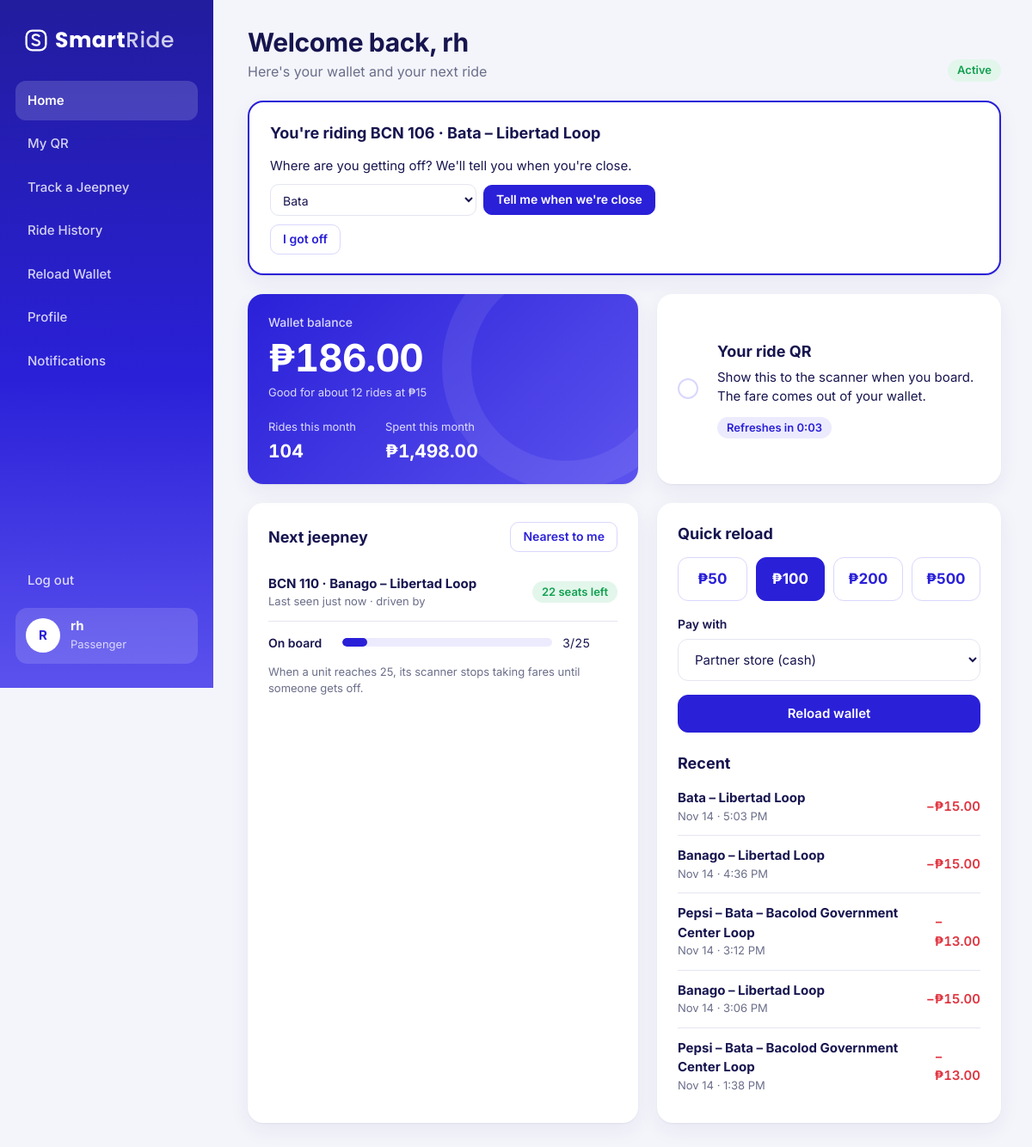
/controllers/passenger_home.php (signed in), run on the app's committed database.
### tables this page shows
CREATE TABLE wallets (
  wallet_id   INT UNSIGNED NOT NULL AUTO_INCREMENT,
  user_id     INT UNSIGNED NOT NULL,
  qr_token    CHAR(32) NOT NULL,
  balance     DECIMAL(10,2) NOT NULL DEFAULT 0,
  status      ENUM('active','frozen') NOT NULL DEFAULT 'active',
  updated_at  DATETIME NOT NULL,
  PRIMARY KEY (wallet_id),
  UNIQUE KEY uq_wallet_user (user_id),
  CONSTRAINT fk_wallets_user FOREIGN KEY (user_id) REFERENCES users (user_id)
);

CREATE TABLE fare_transactions (
  txn_id      INT UNSIGNED NOT NULL AUTO_INCREMENT,
  wallet_id   INT UNSIGNED NOT NULL,
  trip_id     INT UNSIGNED NOT NULL,
  amount      DECIMAL(6,2) NOT NULL,
  status      ENUM('paid','blocked_full','blocked_balance','blocked_frozen') NOT NULL,
  scanned_at  DATETIME NOT NULL,
  dest_stop_id    INT UNSIGNED NULL,               
  arrival_sent_at DATETIME NULL,                   
  alighted_at     DATETIME NULL,                   
  PRIMARY KEY (txn_id),
  KEY idx_fares_wallet (wallet_id, scanned_at),
  KEY idx_fares_trip (trip_id),
  KEY idx_fares_time (scanned_at),
  CONSTRAINT fk_fares_wallet FOREIGN KEY (wallet_id) REFERENCES wallets (wallet_id),
  CONSTRAINT fk_fares_trip FOREIGN KEY (trip_id) REFERENCES trips (trip_id),
  CONSTRAINT fk_fares_stop FOREIGN KEY (dest_stop_id) REFERENCES route_stops (stop_id) ON DELETE SET NULL
);

CREATE TABLE jeepneys (
  unit_id      SMALLINT UNSIGNED NOT NULL AUTO_INCREMENT,
  operator_id  INT UNSIGNED NOT NULL,
  route_id     SMALLINT UNSIGNED NULL,              
  unit_code    VARCHAR(20) NOT NULL,
  plate_no     VARCHAR(20) NOT NULL,
  capacity     TINYINT UNSIGNED NOT NULL DEFAULT 25,
  status       ENUM('active','breakdown','offline') NOT NULL DEFAULT 'active',
  simulated    TINYINT(1) NOT NULL DEFAULT 0,       
  PRIMARY KEY (unit_id),
  UNIQUE KEY uq_unit_code (unit_code),
  KEY idx_units_route (route_id),
  CONSTRAINT fk_jeepneys_operator FOREIGN KEY (operator_id) REFERENCES users (user_id),
  CONSTRAINT fk_jeepneys_route FOREIGN KEY (route_id) REFERENCES routes (route_id) ON DELETE SET NULL
);

CREATE TABLE routes (
  route_id     SMALLINT UNSIGNED NOT NULL AUTO_INCREMENT,
  route_name   VARCHAR(100) NOT NULL,               
  short_name   VARCHAR(40) NOT NULL,                
  origin       VARCHAR(60) NOT NULL,
  destination  VARCHAR(60) NOT NULL,
  base_fare    DECIMAL(6,2) NOT NULL,
  color        CHAR(7) NOT NULL DEFAULT '#2A20D8',  
  PRIMARY KEY (route_id)
);

### views/passenger/home.php (the view, shortened to what the rows shown need)
<?php include '../views/partials/dashboard_top.php'; ?>
<?php page_head('Welcome back, ' . first_name($_SESSION['full_name']), "Here's your wallet and your next ride", pill($wallet['status'] === 'active' ? 'active' : 'frozen')); ?>
<?php if ($current_ride): ?>
<div class="card ride-card">
    <div class="head"><h3 style="margin:0"><?= icon('bus') ?> You're riding <?= e($current_ride['unit_code']) ?> · <?= e($current_ride['route_name']) ?></h3></div>
    <?php if ($current_ride['dest_name'] && $current_ride['arrival_sent_at']): ?>
        <p>You're almost at <b><?= e($current_ride['dest_name']) ?></b>. Get ready to get off, then tap <b>I got off</b>.</p>
    <?php else: ?>
        <p>Where are you getting off? We'll tell you when you're close.</p>
    <?php endif; ?>
    <form class="inline-form" method="post" action="passenger_home.php" style="margin-top:10px;flex-wrap:wrap">
        <select class="input" id="stop_id" name="stop_id" style="min-width:240px">
            <?php foreach ($ride_stops as $stop): ?>
                <option value="<?= (int) $stop['stop_id'] ?>" <?= (int) $current_ride['dest_stop_id'] === (int) $stop['stop_id'] ? 'selected' : '' ?>><?= e($stop['name']) ?></option>
            <?php endforeach; ?>
        </select>
        <button class="btn sm" type="submit"><?= icon('pin') ?><?= $current_ride['dest_name'] ? 'Change drop-off' : 'Tell me when we\'re close' ?></button>
    </form>
    <form method="post" action="passenger_home.php" style="margin-top:10px" data-confirm="Did you get off <?= e($current_ride['unit_code']) ?>?">
        <button class="btn sm <?= $current_ride['arrival_sent_at'] ? '' : 'ghost' ?>" type="submit"><?= icon('check') ?>I got off</button>
    </form>
</div>
<?php endif; ?>
<div class="row cols-main">
    <div class="card balance stat-card">
        <div class="label">Wallet balance</div>
        <div class="value"><?= peso($wallet['balance']) ?></div>
        <div class="sub">Good for about <?= (int) floor($wallet['balance'] / 15) ?> rides at ₱15</div>
        <div class="mini">
            <div><span class="sub">Rides this month</span><b class="num"><?= (int) $month['rides'] ?></b></div>
            <div><span class="sub">Spent this month</span><b class="num"><?= peso($month['spent']) ?></b></div>
        </div>
    </div>
</div>
<div class="row cols-main">
    <div class="card">
        <div class="head"><h3>Next jeepney</h3><a class="btn sm ghost" href="passenger_track.php?locate=1"><?= icon('locate') ?>Nearest to me</a></div>
        <?php if ($next): ?>
            <?php $load = min(100, round($next['onboard'] / max(1, $next['capacity']) * 100)); ?>
            <div class="list-row">
                <div class="who"><b><?= e($next['unit_code']) ?> · <?= e($next['route_name']) ?></b><span>Last seen <?= e($next['seen']) ?> · driven by <?= e(first_name($next['driver_name'])) ?></span></div>
                <?php if ($next['seats_left'] > 0): ?>
                    <span class="pill pill-green"><?= (int) $next['seats_left'] ?> seats left</span>
                <?php else: ?>
                    <span class="pill pill-amber">Full</span>
                <?php endif; ?>
            </div>
            <div class="bars" style="margin-top:14px">
                <div class="bar-row"><b>On board</b><div class="bar"><i class="<?= $next['seats_left'] == 0 ? 'full' : '' ?>" style="width:<?= $load ?>%"></i></div><span class="num"><?= (int) $next['onboard'] ?>/<?= (int) $next['capacity'] ?></span></div>
            </div>
            <p class="hint" style="margin-top:14px">When a unit reaches <?= (int) $next['capacity'] ?>, its scanner stops taking fares until someone gets off.</p>
        <?php else: ?>
            <p class="empty">No SmartRide units are on the road right now.</p>
        <?php endif; ?>
    </div>
    <div class="card">
        <?php foreach ($recent as $r): ?>
            <div class="list-row">
                <?php if ($r['status'] === 'reload'): ?>
                    <div class="who"><b><?= e($r['label']) ?></b><span><?= e(fmt_date($r['when'], 'M j · g:i A')) ?></span></div>
                    <span class="num amt-plus">+<?= peso($r['amount']) ?></span>
                <?php elseif ($r['status'] === 'paid'): ?>
                    <div class="who"><b><?= e($r['label']) ?></b><span><?= e(fmt_date($r['when'], 'M j · g:i A')) ?></span></div>
                    <span class="num amt-minus">−<?= peso($r['amount']) ?></span>
                <?php else: ?>
                    <div class="who"><b><?= e($r['label']) ?></b><span><?= e(fmt_date($r['when'], 'M j · g:i A')) ?> · <?= strip_tags(pill($r['status'])) ?></span></div>
                    <span class="num muted">₱0.00</span>
                <?php endif; ?>
            </div>
        <?php endforeach; ?>
    </div>
</div>
<?php include '../views/partials/dashboard_bottom.php'; ?>

### includes/functions.php (shortened to what the rows shown need)
<?php
function e($value)
{
    return htmlspecialchars((string) ($value ?? ''), ENT_QUOTES, 'UTF-8');
}
function peso($amount, $decimals = 2)
{
    return '₱' . number_format((float) $amount, $decimals);
}
function time_ago($datetime)
{
    if (!$datetime) {
        return 'never';
    }
    $diff = time() - strtotime($datetime);
    if ($diff < 86400) return floor($diff / 3600) . ' hr ago';
    return floor($diff / 86400) . ' days ago';
}
function fmt_date($datetime, $format = 'M j, Y')
{
    return $datetime ? date($format, strtotime($datetime)) : '—';
}
function pill($status)
{
    $labels = [
        'paid'            => ['green', 'Paid'],
        'blocked_full'    => ['amber', 'Blocked · full'],
        'blocked_balance' => ['red', 'Blocked · low balance'],
        'blocked_frozen'  => ['red', 'Blocked · QR frozen'],
        'active'          => ['green', 'Active'],
        'breakdown'       => ['red', 'Breakdown'],
        'offline'         => ['gray', 'Offline'],
        'inactive'        => ['gray', 'Deactivated'],
        'frozen'          => ['red', 'Frozen'],
        'on_trip'         => ['green', 'On a trip'],
        'parked'          => ['brand', 'Parked'],
        'reload'          => ['brand', 'Reload'],
    ];
    $tone = 'gray';
    $label = ucfirst($status);
    if (isset($labels[$status])) {
        $tone = $labels[$status][0];
        $label = $labels[$status][1];
    }
    return '<span class="pill pill-' . $tone . '">' . e($label) . '</span>';
}
function page_head($heading, $sub = '', $tools = '')
{
    echo '<div class="page-head">';
    echo '<div style="display:flex;gap:14px;align-items:center;min-width:0">';
    echo '<div style="min-width:0"><h1>' . e($heading) . '</h1>';
    echo '</div></div>';
    if ($tools !== '') {
        echo '<div class="tools">' . $tools . '</div>';
    }
    echo '</div>';
}

### data on the page
wallets: status "Active", balance "₱186.00", floor($wallet['balance']/15) "12"
fare_transactions: jeepneys.unit_code "BCN 106", routes.route_name "Bata – Libertad Loop", scanned_at "Nov 14 · 5:03 PM", amount "₱15.00"
jeepneys: unit_code "BCN 110", capacity "25"
routes: route_name "Banago – Libertad Loop"
fare_transactions: routes.route_name "Banago – Libertad Loop", scanned_at "Nov 14 · 4:36 PM", amount "₱15.00"
fare_transactions: routes.route_name "Pepsi – Bata – Bacolod Government Center Loop", scanned_at "Nov 14 · 3:12 PM", amount "₱13.00"
fare_transactions: routes.route_name "Banago – Libertad Loop", scanned_at "Nov 14 · 3:06 PM", amount "₱15.00"
fare_transactions: routes.route_name "Pepsi – Bata – Bacolod Government Center Loop", scanned_at "Nov 14 · 1:38 PM", amount "₱13.00"

### other printed values
$item[2] "Home"
$item[2] "My QR"
$item[2] "Track a Jeepney"
$item[2] "Ride History"
$item[2] "Reload Wallet"
$item[2] "Profile"
$item[2] "Notifications"
initials($my_name) "R"
$my_name "rh"
$role_labels[$my_role] "Passenger"
$heading "Welcome back, rh"
$sub "Here's your wallet and your next ride"
$month['rides'] "104"
peso($month['spent']) "₱1,498.00"
$next['seen'] "just now"
